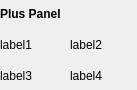
<?xml version="1.0" encoding="UTF-8"?>
<ui version="4.0">
 <class>plusPanel</class>
 <widget class="QWidget" name="plusPanel">
  <property name="geometry">
   <rect>
    <x>0</x>
    <y>0</y>
    <width>137</width>
    <height>90</height>
   </rect>
  </property>
  <property name="windowTitle">
   <string>Form</string>
  </property>
  <layout class="QGridLayout" name="plus_panel">
   <property name="leftMargin">
    <number>0</number>
   </property>
   <property name="topMargin">
    <number>0</number>
   </property>
   <property name="rightMargin">
    <number>0</number>
   </property>
   <property name="bottomMargin">
    <number>0</number>
   </property>
   <property name="spacing">
    <number>3</number>
   </property>
   <item row="0" column="0">
    <widget class="QLabel" name="label_pluspanel">
     <property name="font">
      <font>
       <weight>75</weight>
       <bold>true</bold>
      </font>
     </property>
     <property name="text">
      <string>Plus Panel</string>
     </property>
    </widget>
   </item>
   <item row="1" column="0">
    <widget class="QLabel" name="label_1">
     <property name="text">
      <string>label1</string>
     </property>
    </widget>
   </item>
   <item row="1" column="1">
    <widget class="QLabel" name="label_2">
     <property name="text">
      <string>label2</string>
     </property>
    </widget>
   </item>
   <item row="2" column="0">
    <widget class="QLabel" name="label_3">
     <property name="text">
      <string>label3</string>
     </property>
    </widget>
   </item>
   <item row="2" column="1">
    <widget class="QLabel" name="label_4">
     <property name="text">
      <string>label4</string>
     </property>
    </widget>
   </item>
  </layout>
 </widget>
 <resources/>
 <connections/>
</ui>
